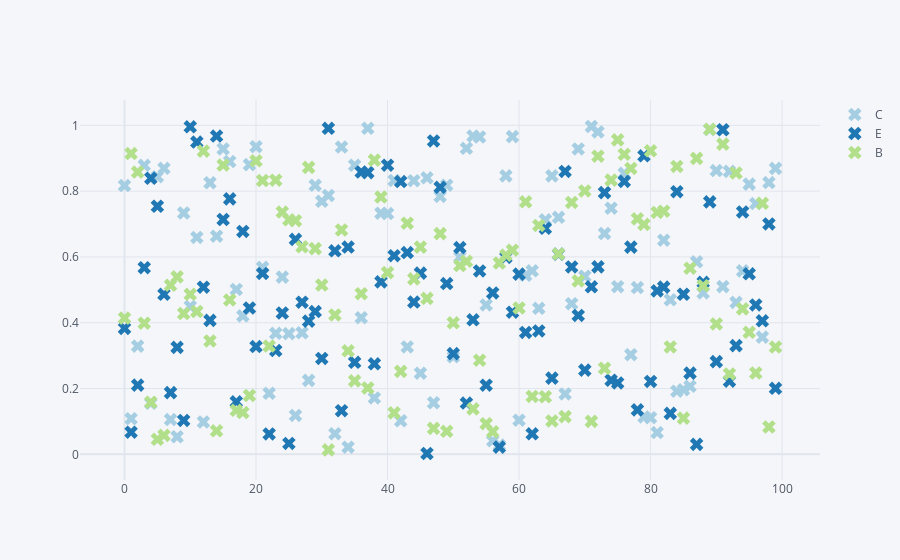

Notebook cell for this chart:
### Markdown cell above
![newplot%20%281%29.png](attachment:newplot%20%281%29.png)

### Code cell
print('What kind of plot you need , the complete data plot or columns plot')
cat = input('Press 1 for plotting all columns or press 2 for specifying columns to plot')
cat = int(cat)
main(cat)
